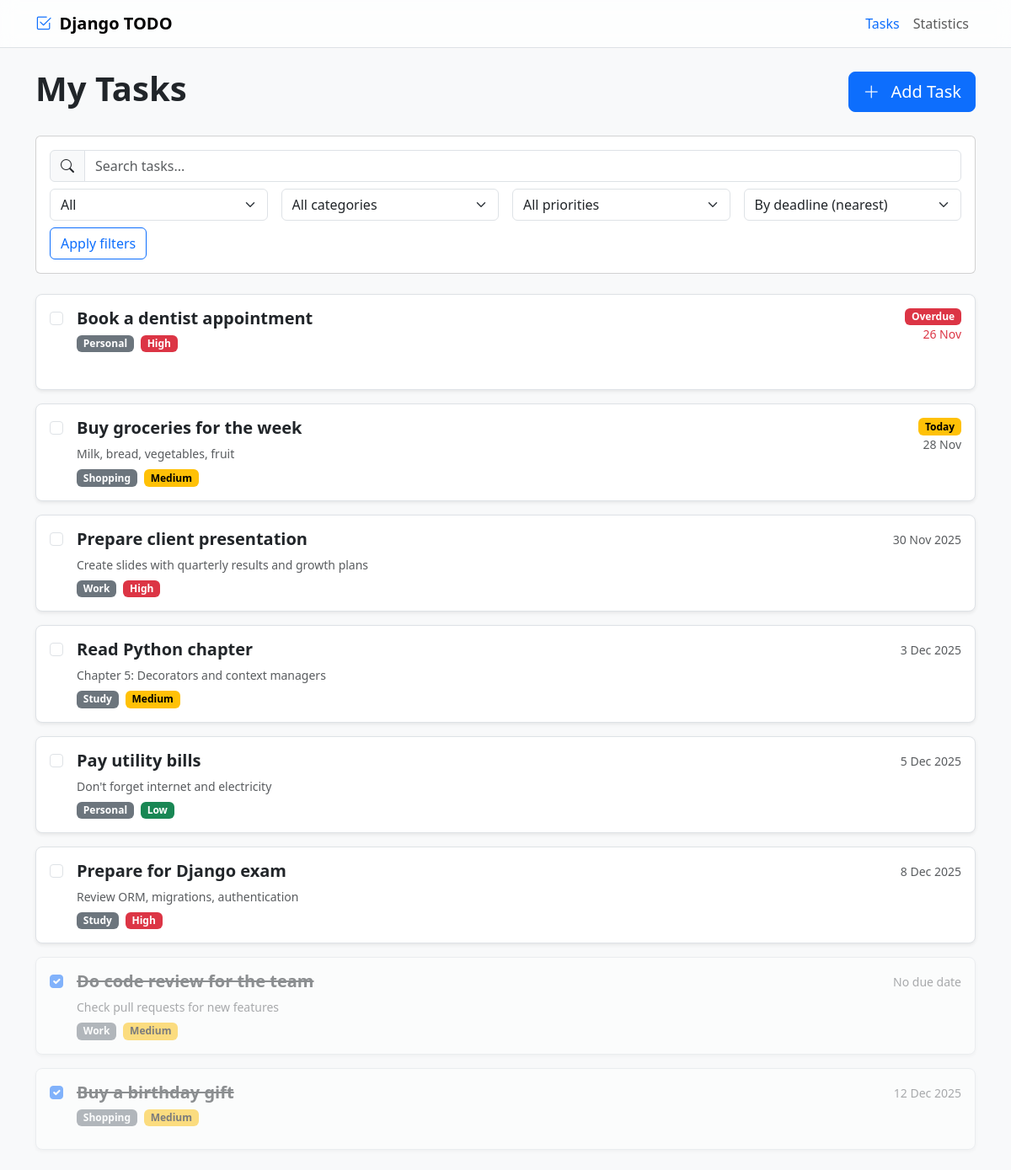
Page /todos/ on the earlier database version.
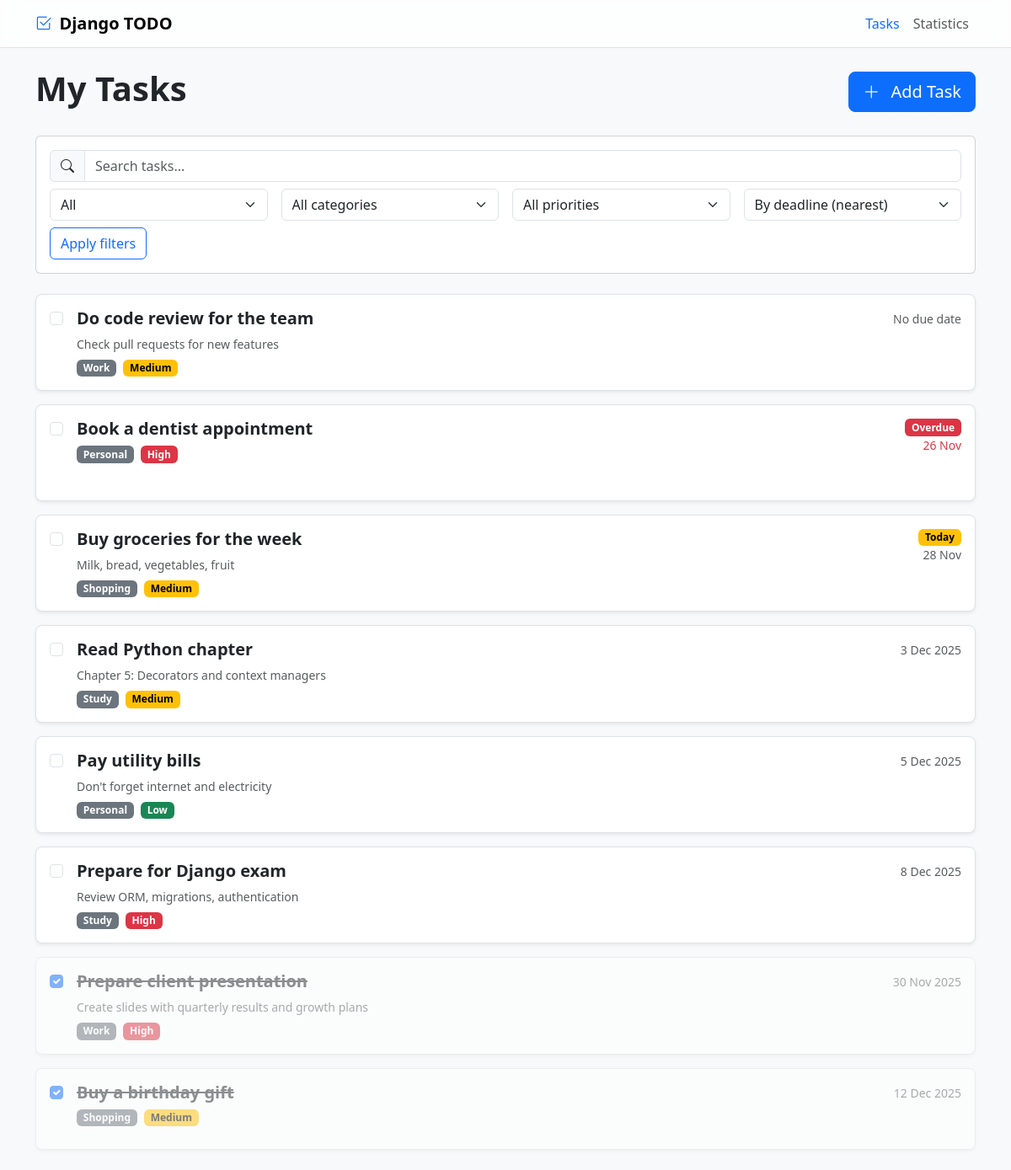
Same page on the later database version.
### tasks/models.py (models this page shows, shortened)
class Todo(models.Model):
    title = models.CharField(max_length=200)
    description = models.TextField(blank=True)
    due_date = models.DateField(null=True, blank=True)
    is_resolved = models.BooleanField(default=False)
    priority = models.CharField(max_length=10, choices=PRIORITY_CHOICES, default="medium")
    category = models.CharField(max_length=20, choices=CATEGORY_CHOICES, default="work")
    created_at = models.DateTimeField(auto_now_add=True)
    class Meta:
        ordering = ["is_resolved", "due_date", "-priority", "-created_at"]

### tasks/views.py (the view)
# urls.py: path("todos/", TodoListView.as_view(), name="list"),
class TodoListView(ListView):
    model = Todo
    template_name = "tasks/list.html"
    context_object_name = "todos"
    def get_queryset(self):
        qs = Todo.objects.all()
        status = self.request.GET.get("status", "all")
        category = self.request.GET.get("category", "all")
        priority = self.request.GET.get("priority", "all")
        q = self.request.GET.get("q", "")
        order_by = self.request.GET.get("order_by", "due_date")
        if q:
            qs = qs.filter(Q(title__icontains=q) | Q(description__icontains=q))
        if category != "all":
            qs = qs.filter(category=category)
        if priority != "all":
            qs = qs.filter(priority=priority)
        if status == "active":
            qs = qs.filter(is_resolved=False)
        elif status == "done":
            qs = qs.filter(is_resolved=True)
        if order_by in {"due_date", "-due_date", "priority", "-priority"}:
            qs = qs.order_by("is_resolved", order_by)
        else:
            qs = qs.order_by("is_resolved")
        return qs
    def get_context_data(self, **kwargs):
        ctx = super().get_context_data(**kwargs)
        ctx.update(
            {
                "filters": {
                    "status": self.request.GET.get("status", "all"),
                    "category": self.request.GET.get("category", "all"),
                    "priority": self.request.GET.get("priority", "all"),
                    "q": self.request.GET.get("q", ""),
                    "order_by": self.request.GET.get("order_by", "due_date"),
                },
                "today": timezone.now().date(),
            }
        )
        return ctx

### tasks/templates/tasks/list.html (shortened to what this page needs)
{% extends 'base.html' %}
{% block content %}
  <div class="d-flex align-items-center justify-content-between mb-4">
    <h1 class="display-6 fw-bold">My Tasks</h1>
    <a href="/todos/create/" class="btn btn-primary btn-lg">
      <i class="bi bi-plus-lg"></i>
      <span class="ms-2">Add Task</span>
    </a>
  </div>
  <div class="card mb-4">
    <div class="card-body">
      <form class="row gy-2 gx-3 align-items-center" method="get">
        <div class="col-12">
          <div class="input-group">
            <span class="input-group-text"><i class="bi bi-search"></i></span>
            <input type="text" class="form-control" name="q" placeholder="Search tasks..." value="{{ filters.q }}">
          </div>
        </div>
        <div class="col-md-3">
          <select class="form-select" name="status">
            <option value="all" {% if filters.status == 'all' %}selected{% endif %}>All</option>
          </select>
        </div>
        <div class="col-md-3">
          <select class="form-select" name="category">
            <option value="all" {% if filters.category == 'all' %}selected{% endif %}>All categories</option>
          </select>
        </div>
        <div class="col-md-3">
          <select class="form-select" name="priority">
            <option value="all" {% if filters.priority == 'all' %}selected{% endif %}>All priorities</option>
          </select>
        </div>
        <div class="col-md-3">
          <select class="form-select" name="order_by">
            <option value="due_date" {% if filters.order_by == 'due_date' %}selected{% endif %}>By deadline (nearest)</option>
          </select>
        </div>
        <div class="col-12">
          <button type="submit" class="btn btn-outline-primary">Apply filters</button>
        </div>
      </form>
    </div>
  </div>
  {% if todos %}
    <div class="d-flex flex-column gap-3">
      {% for todo in todos %}
        <div class="task-card rounded-3 border bg-white p-3 shadow-sm{% if todo.is_resolved %} opacity-50{% endif %}">
          <div class="d-flex align-items-start gap-3">
            <form method="post" action="{% url 'tasks:toggle' todo.id %}">
              <input class="form-check-input mt-1 task-checkbox" type="checkbox" onchange="saveScroll(); this.form.submit()" {% if todo.is_resolved %}checked{% endif %}>
            </form>
            <div class="flex-grow-1">
              <h3 class="h5 fw-semibold{% if todo.is_resolved %} task-completed{% endif %}">{{ todo.title }}</h3>
              {% if todo.description %}
                <p class="text-muted small mb-2">{{ todo.description }}</p>
              {% endif %}
              <div class="d-flex flex-wrap gap-2">
                <span class="badge text-bg-secondary">{{ todo.get_category_display }}</span>
                {% if todo.priority == 'high' %}
                  <span class="badge text-bg-danger">High</span>
                {% elif todo.priority == 'medium' %}
                  <span class="badge text-bg-warning">Medium</span>
                {% else %}
                  <span class="badge text-bg-success">Low</span>
                {% endif %}
              </div>
            </div>
            <div class="text-end">
              {% if not todo.due_date %}
                <span class="text-muted small">No due date</span>
              {% elif todo.due_date < today and not todo.is_resolved %}
                <div class="d-flex flex-column align-items-end">
                  <span class="badge text-bg-danger">Overdue</span>
                  <span class="small text-danger fw-medium">{{ todo.due_date|date:'j M' }}</span>
                </div>
              {% elif todo.due_date == today %}
                <div class="d-flex flex-column align-items-end">
                  <span class="badge text-bg-warning">Today</span>
                  <span class="small text-muted">{{ todo.due_date|date:'j M' }}</span>
                </div>
              {% else %}
                <span class="small text-muted">{{ todo.due_date|date:'j M Y' }}</span>
              {% endif %}
            </div>
          </div>
        </div>
      {% endfor %}
    </div>
  {% else %}
    <div class="text-center py-5">
      <p class="text-muted fs-5">No tasks found</p>
      <p class="small text-muted">Try adjusting filters or create a new task</p>
    </div>
  {% endif %}
{% endblock %}

### templates/base.html (shortened to what this page needs)
<!doctype html>
<html lang="en">
  <head>
    <link href="https://cdn.jsdelivr.net/npm/bootstrap@5.3.3/dist/css/bootstrap.min.css" rel="stylesheet">
    <link rel="stylesheet" href="https://cdn.jsdelivr.net/npm/bootstrap-icons@1.11.3/font/bootstrap-icons.css">
  </head>
  <body class="bg-light">
    <nav class="navbar navbar-expand-lg glass-nav border-bottom sticky-top">
      <div class="container">
        <a class="navbar-brand fw-bold" href="/">
          <i class="bi bi-check2-square text-primary" style="font-size: 1.2rem"></i>
          <span class="ms-1">Django TODO</span>
        </a>
        <div class="collapse navbar-collapse" id="navbarNav">
          <ul class="navbar-nav ms-auto">
            <li class="nav-item">
              <a class="nav-link {% if '/todos' in request.path %}text-primary{% endif %}" href="/todos/">Tasks</a>
            </li>
            <li class="nav-item">
              <a class="nav-link {% if '/stats' in request.path %}text-primary{% endif %}" href="/stats/">Statistics</a>
            </li>
          </ul>
        </div>
      </div>
    </nav>
    <div class="container my-4">
      {% block content %}{% endblock %}
    </div>
  </body>
</html>

### templates/base.html (style rules this page uses)
.task-completed { text-decoration: line-through; }
.glass-nav { background-color: rgba(255,255,255,0.75); backdrop-filter: blur(10px); -webkit-backdrop-filter: blur(10px); }
.task-card { transition: box-shadow .15s ease; }
.task-checkbox { cursor: pointer; }

Differences in the rows shown:
changed Todo "Do code review for the team": is_resolved "☑" → "☐"; moves up the list
changed Todo "Prepare client presentation": is_resolved "☐" → "☑"; moves down the list
